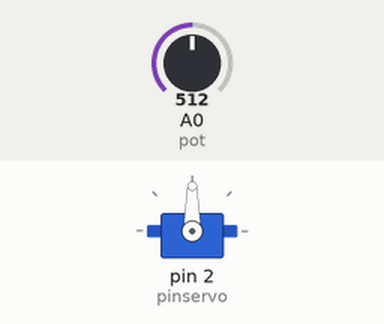
Simulated run of this sketch. Board: Arduino Uno, built with avr-gcc and run on an emulated ATmega328P. Parts: servo. Inputs (shaded band) come from the test bench; at power-on: A0 (pot) = 512.

Above: at 1.2 s.
1.3 s: A0 (pot) set to 716
At 2.4 s:
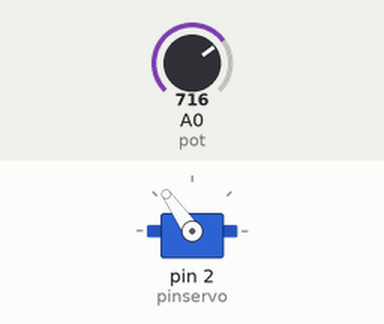
2.8 s: A0 (pot) set to 900
At 3.4 s:
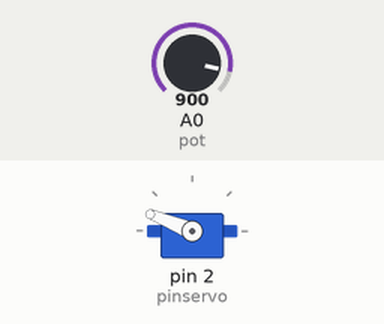
4.3 s: A0 (pot) set to 1010
At 5.5 s:
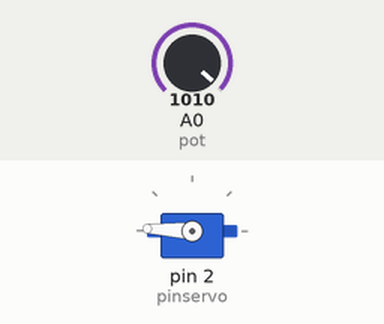
5.8 s: A0 (pot) set to 1023
At 6.7 s:
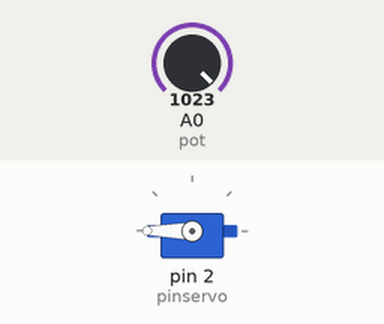
7.3 s: A0 (pot) set to 306
At 7.7 s:
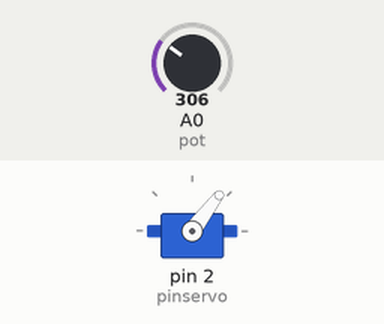
Timing chart, 0 to 9.8 s (numbered marks = the images above; inputs shaded):
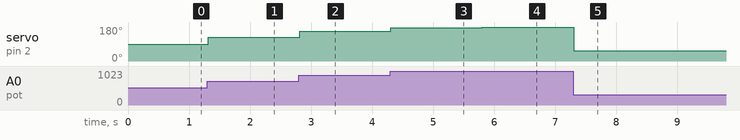

The sketch:

Servomotor2.ino
```cpp
#include <Servo.h>

Servo servo1;
int pinservo = 2;
int pulsomin = 1000;
int pulsomax = 2000;

int valorpot;
int angulo;
int pot = A0;

void setup(){
  servo1.attach(pinservo, pulsomin, pulsomax);
}

void loop(){
  valorpot = analogRead(pot);
  angulo = map(valorpot, 0, 1023, 0, 180);
  servo1.write(angulo);
  delay(20);
}
```

Measured:
- after the input at 1.3 s, servo on pin 2 (pinservo): 90° → 125° at once
- after the input at 2.8 s, servo on pin 2 (pinservo): 125° → 158° at once
- after the input at 4.3 s, servo on pin 2 (pinservo): 158° → 177° at once
- after the input at 5.8 s, servo on pin 2 (pinservo): 177° → 180° at once
- after the input at 7.3 s, servo on pin 2 (pinservo): 180° → 53° at once
